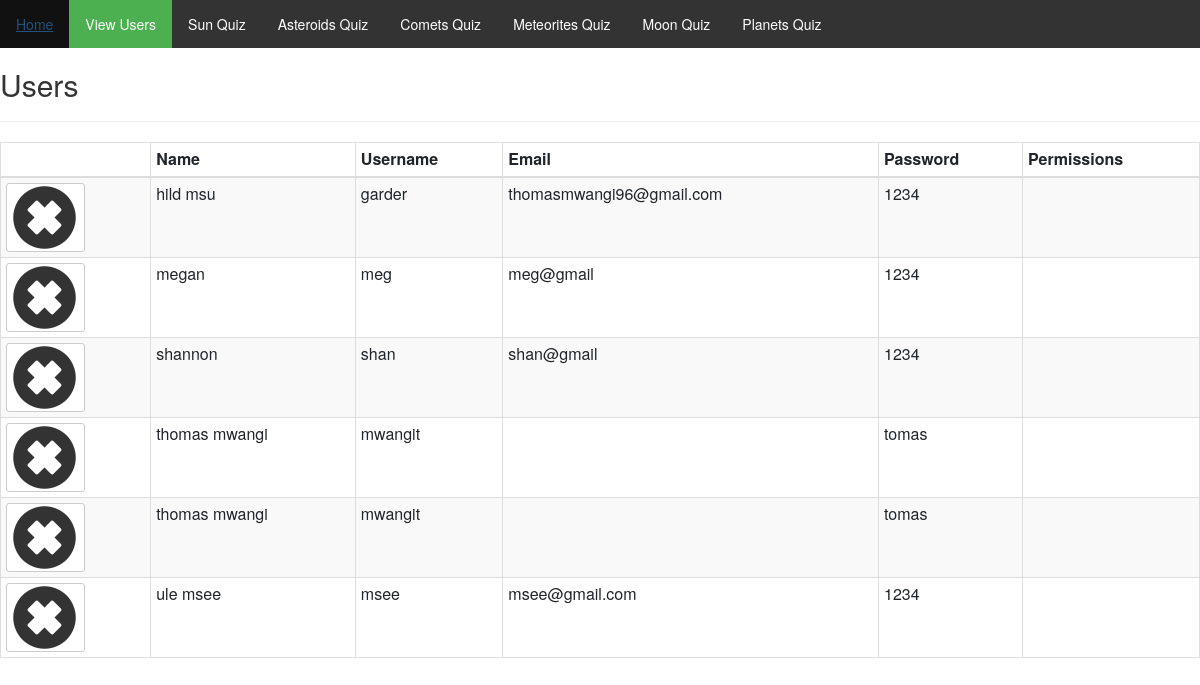
/admin/admin.php, run on the app's committed database.
### tables this page shows
CREATE TABLE `users` (
  `id` int(255) NOT NULL,
  `fullnames` varchar(255) NOT NULL,
  `username` varchar(255) NOT NULL,
  `email` varchar(255) NOT NULL,
  `password` varchar(255) NOT NULL,
  `permissions` varchar(255) NOT NULL
);

### admin/admin.php (the view, shortened to what this page needs)
<?php
include '../head.php';
$link = mysqli_connect("localhost", "root", "", "starchild");
if(isset($_GET['add'])){
$name=((isset($_POST['names'])));
$uname=((isset($_POST['usernames'])));
$email=((isset($_POST['emails'])));
$password=((isset($_POST['passwords'])));
$confirm=((isset($_POST['confirm'])));
$permissions=((isset($_POST['permissionss'])));
$errors=array();
if($_POST){
    $emailQuery=$link->query("SELECT * FROM users WHERE email='$email'");
    $emailCount = mysqli_num_rows($emailQuery);
    if($emailCount != 0){
        $errors[]='The Entered Email Already Exists In The Database';
    }
    $required = array('name','username','email','password','permissions');
    foreach($required as $f){
        if(empty($_POST[$f])){
            $errors[]='You Must Fill Out All Fields!';
            break;
        }
    }
    if(strlen($password) <6){
        $errors[]='Your Password Must Be More Than 6 Charaters';
    }
    if($password != $confirm){
        $errors[]='Your Passwords Do Not Match';
    }
    if(!filter_var($email,FILTER_VALIDATE_EMAIL)){
        $errors[]='You Must Enter A Valid Email';
    }
        $link->query("INSERT INTO users (fullnames, username, email,password,permissions) VALUES ('$name', '$uname', '$email','$password','$permissions')");
        $_SESSION['success_flash'] = 'User Has Been Added';
        header('Location: admin.php');
}
?>
<h2 class="text-center">Add New User</h2><hr>
<form action="admin.php?add=1" method="post">
<div class="form-group col-md-6">
<label for="name">Full Name:</label>
<input type="text" name="names" id="name" class="form-control" value="<?=$name;?>">
</div>
<div class="form-group col-md-6">
<label for="name">User Name:</label>
<input type="text" name="usernames" id="usernames" class="form-control" value="<?=$uname;?>">
</div>
<div class="form-group col-md-6">
<label for="email">Email:</label>
<input type="email" name="emails" id="emails" class="form-control" value="<?=$email;?>">
</div>
<div class="form-group col-md-6">
<label for="password">Password:</label>
<input type="password" name="passwords" id="passwords" class="form-control" value="<?=$password;?>">
</div>
<div class="form-group col-md-6">
<label for="confirm">Confirm Password:</label>
<input type="password" name="confirm" id="confirm" class="form-control" value="<?=$confirm;?>">
</div>
<div class="form-group col-md-6">
<label for="permissions">Permissions:</label>
<select class="form-control" name="permissionss">
<option value=""<?=(($permissions == '')?'selected':'');?>></option>
<option value="editor"<?=(($permissions == 'editor')?'selected':'');?>>Editor</option>
<option value="admin,editor"<?=(($permissions == 'admin,editor')?'selected':'');?>>Admin</option>
</select>
</div>
<div class="form-group col-md-6 text-right" style="margin-top:25px;">
<a href="admin.php" class="btn btn-default">Cancel</a>
<input type="submit" value="Add User" class="btn btn-primary">
</div>
</form>
<?php
}else{
    $userQuery = $link->query("SELECT * FROM users ORDER BY fullnames");
    ?>
<!DOCTYPE html>
<html>
<head>
<link href="nav.css" type="text/css" rel="stylesheet">
</head>
<body>
    <ul>
                <li><a href="index.php">Home</a></li>
                <li><a class="active" href="admin.php">View Users</a></li>
                <li><a href="sun/sunquiz.php">Sun Quiz</a></li>
				<li><a href="asteroid/asteroidquiz.php">Asteroids Quiz</a></li>
				 <li><a href="comet/cometquiz.php">Comets Quiz</a></li>
				 <li><a href="meteor/meteorquiz.php">Meteorites Quiz</a></li>
				 <li><a href="moon/moonquiz.php">Moon Quiz</a></li>
                 <li><a href="planets/planetsquiz.php">Planets Quiz</a></li>
    </ul>
    <h2>Users</h2>
    <hr>
    <table class="table table-bordered table-striped table-condensed">
        <thead><th></th><th>Name</th><th>Username</th><th>Email</th><th>Password</th><th>Permissions</th></thead>
        <tbody>
        <?php while($user = mysqli_fetch_assoc($userQuery)): ?>
            <tr>
                <td>
                <?php if($user['id'] == $user['id']): ?>
                    <a href="admin.php?delete=<?=$user['id']; ?>" class="btn btn-default btn-xs"><span class="glyphicon glyphicon-remove-sign"></span></a>
                <?php endif; ?>
                </td>
                <td><?= $user['fullnames'];?></td>
                <td><?= $user['username'];?></td>
                <td><?= $user['email'];?></td>
                <td><?= $user['password'];?></td>
                <td><?= $user['permissions'];?></td>
            </tr>
<?php endwhile;?>
</tbody>
</table>
<?php } ?>

### head.php (shortened to what this page needs)
<link rel="stylesheet" href="https://use.fontawesome.com/releases/v5.7.0/css/all.css">
            <link href="css/style.css" rel="stylesheet" type="text/css">
            <link href="css/nav.css" rel="stylesheet" type="text/css">
            <link href="css/solarsystem.css" rel="stylesheet" type="text/css">
            <link href="css/index.css" rel="stylesheet" type="text/css">
            <link rel="stylesheet" href="https://maxcdn.bootstrapcdn.com/bootstrap/4.3.1/css/bootstrap.min.css">
            <link rel="stylesheet" href="https://maxcdn.bootstrapcdn.com/bootstrap/3.3.7/css/bootstrap.min.css">
            <link rel="stylesheet" href="https://cdnjs.cloudflare.com/ajax/libs/font-awesome/4.7.0/css/font-awesome.min.css">

### css/style.css (style rules this page uses)
*,html,body { margin:0; padding: 0; }
body { height:1000px; }
ul { list-style: none; }
ul li { display: inline-block; }

### css/nav.css (style rules this page uses)
body { background-image: url(ooo.jpeg); background-size: cover; font-family: 'Roboto Condensed', sans-serif; font-weight: bold; height: 100vh; }
span { font-size: 65px; letter-spacing: 2px; font-family: impact; }

### css/solarsystem.css (style rules this page uses)
body { margin: 0; padding: 0; color: #FFFFFF; width: 100%; min-height: 100%; overflow-x: hidden; -webkit-tap-highlight-color: rgba(255, 255, 255, 0); }

### css/index.css (style rules this page uses)
body { font-family: 'Oswald', sans-serif; }

### admin/nav.css (style rules this page uses)
body { background-image:url("../images/admin3.jpg"); background-size: 100vw 100vh; background-attachment:fixed; }
ul { list-style-type: none; margin: 0; padding: 0; overflow: hidden; background-color: #333; }
li { float: left; }
li a { display: block; color: white; text-align: center; padding: 14px 16px; text-decoration: none; }
.active { background-color: #4CAF50; }

### data on the page
users: fullnames "hild msu", username "garder", email "thomasmwangi96@gmail.com", password "1234"
users: fullnames "megan", username "meg", email "meg@gmail", password "1234"
users: fullnames "shannon", username "shan", email "shan@gmail", password "1234"
users: fullnames "thomas mwangi", username "mwangit", password "tomas"
users: fullnames "thomas mwangi", username "mwangit", password "tomas"
users: fullnames "ule msee", username "msee", email "msee@gmail.com", password "1234"
